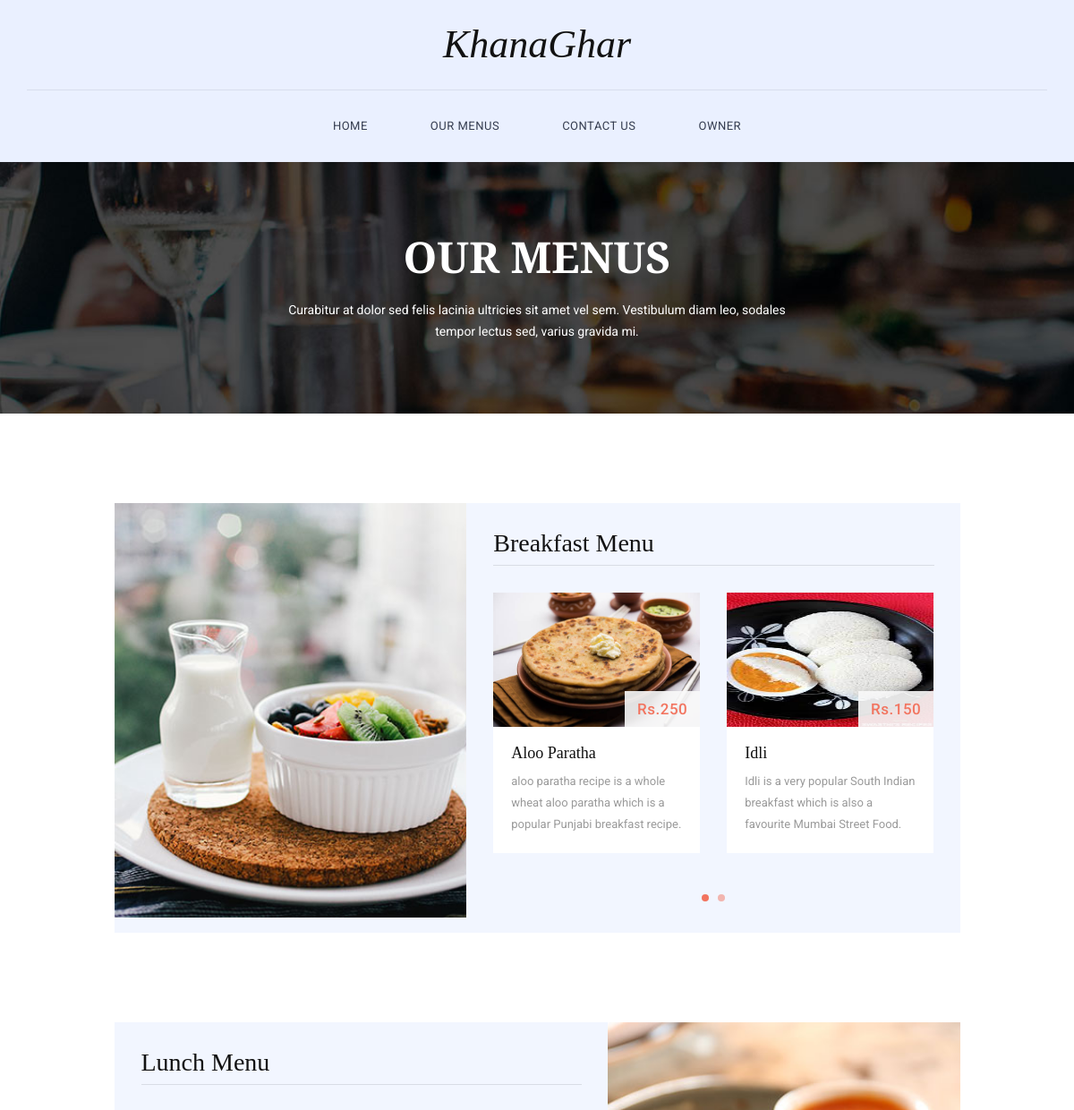
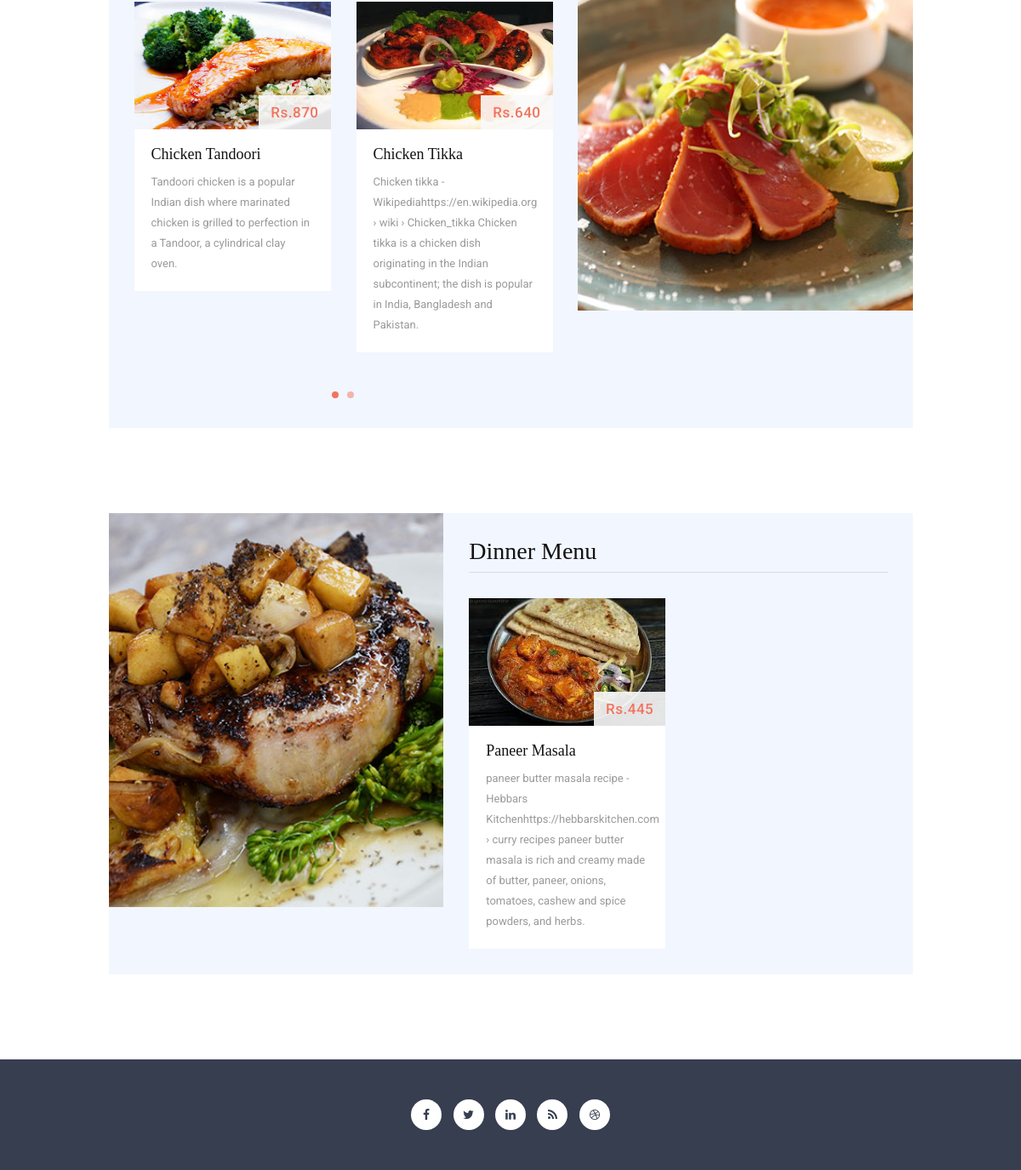
The page /food/menu/ on the database its author committed (2 pictures, top to bottom).
### food/models.py (models this page shows, shortened)
class item(models.Model):
    item_name= models.CharField(max_length=200)
    item_full_desc= models.CharField(max_length=400)
    item_sort_desc=models.CharField(max_length=400)
    item_price=models.IntegerField()
    item_image=models.ImageField(upload_to="images/")
    category=models.ForeignKey("Category", on_delete=models.CASCADE)

### food/views.py (the view)
# urls.py: path('menu/',views.menu, name='menu'),
def menu(request):
    Items={'breakfast':item.objects.filter(category=breakfast_id),
    'lunch':item.objects.filter(category=lunch_id),
    'dinner': item.objects.filter(category=dinner_id)
    }
    return render(request,'foods/menu.html', Items )

### food/templates/foods/menu.html (shortened to what this page needs)
{% extends 'foods/base.html' %}
{% load static %}
{% block body %}
    <section class="page-heading">
        <div class="container">
            <div class="row">
                <div class="col-md-12">
                    <h1>Our Menus</h1>
                    <p>Curabitur at dolor sed felis lacinia ultricies sit amet vel sem. Vestibulum diam leo, sodales tempor lectus sed, varius gravida mi.</p>
                </div>
            </div>
        </div>
    </section>
    <section class="breakfast-menu">
        <div class="container">
            <div class="row">
                <div class="col-md-10 col-md-offset-1">
                    <div class="breakfast-menu-content">
                        <div class="row">
                            <div class="col-md-5">
                                <div class="left-image">
                                    <img src="{% static 'food/img/breakfast_menu.jpg'%}" alt="Breakfast">
                                </div>
                            </div>
                            <div class="col-md-7">
                                <h2>Breakfast Menu</h2>
                                <div id="owl-breakfast" class="owl-carousel owl-theme">
{% for item in breakfast %}
                                    <div class="item col-md-12">
                                        <div class="food-item">
                                            <a href="/food/details/{{item.id}}">
                                            <img src="/media/{{item.item_image}}" width="100" height="150" alt=""></a>
                                            <div class="price">Rs.{{item.item_price}}</div>
                                            <div class="text-content">
                                                <h4>{{item.item_name}}</h4>
                                                <p>{{item.item_sort_desc}}</p>
                                            </div>
                                        </div>
                                    </div>
                                   {% endfor%}
                                </div>
                            </div>
                        </div>
                    </div>
                </div>
            </div>
        </div>
    </section>
    <section class="lunch-menu">
        <div class="container">
            <div class="row">
                <div class="col-md-10 col-md-offset-1">
                    <div class="lunch-menu-content">
                        <div class="row">
                            <div class="col-md-7">
                                <h2>Lunch Menu</h2>
                                <div id="owl-lunch" class="owl-carousel owl-theme">
                                    {% for item in lunch %}
                                    <div class="item col-md-12">
                                        <div class="food-item">
                                            <a href="/food/details/{{item.id}}">
                                            <img src="/media/{{item.item_image}}"   width="100" height="150" alt=""></a>
                                            <div class="price">Rs.{{item.item_price}}</div>
                                            <div class="text-content">
                                                <h4>{{item.item_name}}</h4>
                                                <p>{{item.item_sort_desc}}</p>
                                            </div>
                                        </div>
                                    </div>
                                    {% endfor%}
                                </div>
                            </div>
                            <div class="col-md-5">
                                <div class="left-image">
                                    <img src="{% static 'food/img/lunch_menu.jpg'%}" alt="">
                                </div>
                            </div>
                        </div>
                    </div>
                </div>
            </div>
        </div>
    </section>
    <section class="dinner-menu">
        <div class="container">
            <div class="row">
                <div class="col-md-10 col-md-offset-1">
                    <div class="dinner-menu-content">
                        <div class="row">
                            <div class="col-md-5">
                                <div class="left-image">
                                    <img src="{% static 'food/img/dinner_menu.jpg'%}" alt="">
                                </div>
                            </div>
                            <div class="col-md-7">
                                <h2>Dinner Menu</h2>
                                <div id="owl-dinner" class="owl-carousel owl-theme">
                                    {% for item in dinner %}
                                    <div class="item col-md-12">
                                        <div class="food-item">
                                            <a href="/food/details/{{item.id}}">
                                            <img src="/media/{{item.item_image}}"   width="100" height="150" alt=""></a>
                                            <div class="price">Rs.{{item.item_price}}</div>
                                            <div class="text-content">
                                                <h4>{{item.item_name}}</h4>
                                                <p>{{item.item_sort_desc}}</p>
                                            </div>
                                        </div>
                                    </div>
                                    {% endfor%}
                                </div>
                            </div>
                        </div>
                    </div>
                </div>
            </div>
        </div>
    </section>
    {% endblock%}

### food/static/food/css/hero-slider.css (style rules this page uses)
*, *::after, *::before { -webkit-box-sizing: border-box; -moz-box-sizing: border-box; box-sizing: border-box; }
html { font-size: 62.5%; }
body { font-family: "Open Sans", sans-serif; color: #2c343b; background-color: #f2f2f2; }
a { color: #d44457; text-decoration: none; }
img { max-width: 100%; }

### food/static/food/css/templatemo-style.css (style rules this page uses)
* { margin: 0; padding: 0; font-family: 'Roboto', arial, sans-serif; }
body { overflow-x: hidden; background-color: #fff; }
p { color: #9a9a9a; font-size: 13px; line-height: 24px; }
.food-item img { width: 100%; overflow: hidden; position: relative; }
.food-item .price { font-size: 17px; color: #f2745f; font-weight: 500; letter-spacing: 0.5px; padding: 8px 14px; position: absolute; right: 45px; margin-top: -40px; background-color: rgba(250, 250, 250, 0.9); }
.food-item .text-content { background-color: #fff; padding: 20px 20px 10px 20px; }
.food-item h4 { margin-top: 0px; font-family: 'Spectral', serif; font-size: 18px; color: #121212; }
section.page-heading { padding: 80px 0px; background-image: url(../img/heading-bg.jpg); background-repeat: no-repeat; background-size: cover; background-position: center center; text-align: center; }
.page-heading h1 { margin-top: 0px; margin-bottom: 20px; font-family: 'Spectral', serif; font-size: 48px; font-weight: 700; text-transform: uppercase; color: #fff; }
.page-heading p { color: #fff; font-size: 14px; padding: 0px 25%; margin-bottom: 0px; }
section.breakfast-menu { margin-top: 100px; }
section.breakfast-menu .price { right: 15px; }
.breakfast-menu-content { background-color: #f2f6ff; padding: 30px 0px 30px 30px; }
.breakfast-menu-content .left-image img { width: 100%; overflow: hidden; }
.breakfast-menu-content .left-image { margin: -30px 0px -30px -30px; }
.breakfast-menu-content #owl-breakfast { margin-left: -15px; }
.breakfast-menu-content h2 { margin-top: 0px; margin-bottom: 30px; padding-bottom: 8px; font-family: 'Spectral', serif; font-size: 28px; width: 94.5%; border-bottom: 1px solid #d9dde5; color: #121212; }
section.lunch-menu { margin-top: 100px; }
section.lunch-menu .price { right: 15px; }
.lunch-menu-content { background-color: #f2f6ff; padding: 30px 0px 30px 30px; }
.lunch-menu-content .left-image img { width: 100%; overflow: hidden; }
.lunch-menu-content .left-image { margin: -30px 0px -30px -30px; }
.lunch-menu-content #owl-lunch { margin-left: -15px; }
.lunch-menu-content h2 { margin-top: 0px; margin-bottom: 30px; padding-bottom: 8px; font-family: 'Spectral', serif; font-size: 28px; width: 94.5%; border-bottom: 1px solid #d9dde5; color: #121212; }
section.dinner-menu { margin-top: 100px; margin-bottom: 100px; }
section.dinner-menu .price { right: 15px; }
.dinner-menu-content { background-color: #f2f6ff; padding: 30px 0px 30px 30px; }
.dinner-menu-content .left-image img { width: 100%; overflow: hidden; }
.dinner-menu-content .left-image { margin: -30px 0px -30px -30px; }
.dinner-menu-content #owl-dinner { margin-left: -15px; }
.dinner-menu-content h2 { margin-top: 0px; margin-bottom: 30px; padding-bottom: 8px; font-family: 'Spectral', serif; font-size: 28px; width: 94.5%; border-bottom: 1px solid #d9dde5; color: #121212; }

### rows shown on the page
item: item_image (picture), item_price "250", item_name "Aloo Paratha", item_sort_desc "aloo paratha recipe is a whole wheat aloo paratha which is a popular Punjabi breakfast recipe."
item: item_image (picture), item_price "150", item_name "Idli", item_sort_desc "Idli is a very popular South Indian breakfast which is also a favourite Mumbai Street Food."
item: item_image (picture), item_price "870", item_name "Chicken Tandoori", item_sort_desc "Tandoori chicken is a popular Indian dish where marinated chicken is grilled to perfection in a Tandoor, a cylindrical clay oven."
item: item_image (picture), item_price "640", item_name "Chicken Tikka", item_sort_desc "Chicken tikka - Wikipediahttps://en.wikipedia.org › wiki › Chicken_tikka Chicken tikka is a chicken dish originating in the Indian subcontinent; the dish is popular in India, Bangladesh and Pakistan."
item: item_image (picture), item_price "445", item_name "Paneer Masala", item_sort_desc "paneer butter masala recipe - Hebbars Kitchenhttps://hebbarskitchen.com › curry recipes paneer butter masala is rich and creamy made of butter, paneer, onions, tomatoes, cashew and spice powders, and herbs."
